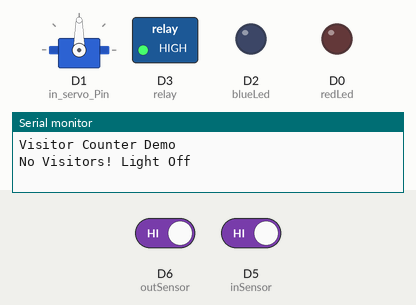
This sketch was run on a simulated ESP8266 (NodeMCU). On the bench: servo, switched loads named in the sketch (green lamp = pin HIGH), output pins drawn as LEDs (lit = HIGH), the last lines printed to the serial monitor. The test bench sets the inputs (shaded band); at power-on: D5 (inSensor) HIGH, D6 (outSensor) HIGH. WiFi joins after 1.5 s; servers stay silent unless stated.

Above: at 9.0 s.
9.1 s: D5 (inSensor) driven LOW
At 11.6 s:
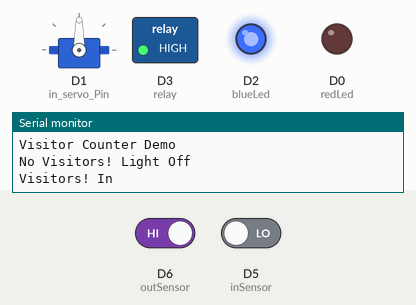
13.7 s: D6 (outSensor) driven LOW
18.1 s: D5 (inSensor) driven HIGH
At 18.9 s:
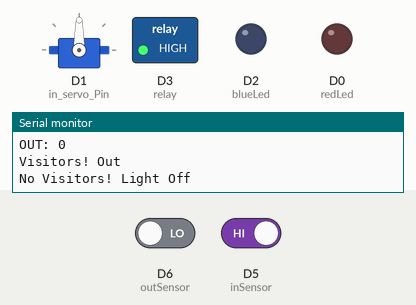
20.1 s: D6 (outSensor) driven HIGH and D5 (inSensor) driven LOW
At 24.8 s:
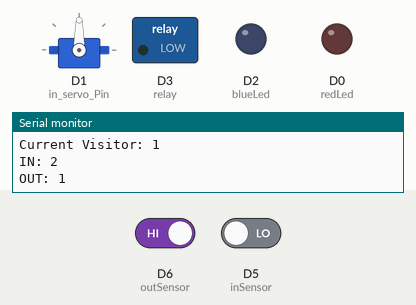
Timing chart, 0 to 67.5 s (numbered marks = the images above; inputs shaded):
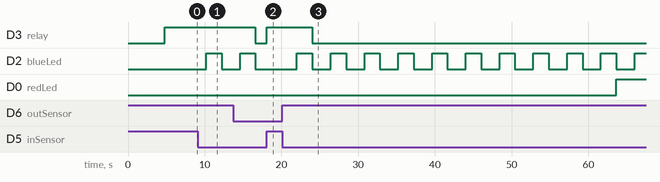

The sketch:

Bi-VisitorCountESP8266_Blynk.ino
```cpp
/* Fill in information from Blynk Device Info here */
#define BLYNK_TEMPLATE_ID "BLYNK_TEMPLATE_ID"
#define BLYNK_TEMPLATE_NAME "BLYNK_TEMPLATE_NAME"
#define BLYNK_AUTH_TOKEN "BLYNK_AUTH_TOKEN"

char ssid[] = "ssid";  // Your WiFi credentials.
char pass[] = "pass";

#define Max_Visitors 10


// #include <Wire.h>
// #include <Adafruit_GFX.h>
// #include <Adafruit_SSD1306.h>
#include <Blynk.h>
#include <ESP8266WiFi.h>
#include <BlynkSimpleEsp8266.h>

// #define SCREEN_WIDTH 128    // OLED display width, in pixels
// #define SCREEN_HEIGHT 64    // OLED display height, in pixels
// #define OLED_RESET -1       // Reset pin # (or -1 if sharing Arduino reset pin)
// Adafruit_SSD1306 display(SCREEN_WIDTH, SCREEN_HEIGHT, &Wire, OLED_RESET);


#define inSensor D5  //D5
#define outSensor D6  //D6

#define redLed D0   //D0
#define blueLed D2  //D2

int inStatus;
int outStatus;

int countin = 0;
int countout = 0;

int in;
int out;
int now;

#define relay 0  //D3
WidgetLED light(V0);

/////////////////////////Servo
#include <Servo.h>
// declaring and defining myservo
Servo in_Servo;
Servo out_Servo;
#define in_servo_Pin D1
// #define out_servo_Pin D2
/////////////////////////Servo

void setup() {
  // delay(1000);
  Serial.begin(115200);
  Blynk.begin(BLYNK_AUTH_TOKEN, ssid, pass);
  delay(1000);  // wait a second
  //display.begin(SSD1306_SWITCHCAPVCC, 0x3C); //initialize with the I2C addr 0x3C (128x64)
  delay(2000);
  pinMode(inSensor, INPUT);
  pinMode(outSensor, INPUT);
  pinMode(relay, OUTPUT);
  digitalWrite(relay, HIGH);
  pinMode(redLed, OUTPUT);
  pinMode(blueLed, OUTPUT);
  // digitalWrite(redLed, HIGH);
  Serial.println("Visitor Counter Demo");
  //display.clearDisplay();
  //display.setTextSize(2);
  //display.setTextColor(WHITE);
  //display.setCursor(20, 20);
  //display.print("Visitor");
  //display.setCursor(20, 40);
  //display.print("Counter");
  //display.display();
  servoSetup();
  Blynk.logEvent("notify", String("Temperature above threshold: "));
  delay(3000);
}

void loop() {
  Blynk.run();  // Initiates Blynk
  inStatus = digitalRead(inSensor);
  outStatus = digitalRead(outSensor);
  if (inStatus == 0) {
    Serial.println("Visitors! In");
    in = countin++;


    Blynk.virtualWrite(V1, in);   // Visitors In
    Blynk.virtualWrite(V2, out);  // Visitors Out
    Blynk.virtualWrite(V3, now);  // Current Visitors

    moveServo(in_Servo, 10, 0, 90);
    digitalWrite(blueLed, HIGH);
    delay(2000);
    digitalWrite(blueLed, LOW);
    moveServo(out_Servo, 10, 90, 0);
  }

  if (outStatus == 0) {
    Serial.println("Visitors! Out");
    out = countout++;
    if (out > in) out = in;
    // moveServo(out_Servo, 20, 0, 90);
  }

  now = in - out;
  if (now >= Max_Visitors) {
    digitalWrite(redLed, HIGH);
    light.on();
  } else {
    light.off();
    digitalWrite(redLed, LOW);
  }
  if (now <= 0) {
    digitalWrite(relay, HIGH);
    // light.off();
    // digitalWrite(D0, HIGH);
    Serial.println("No Visitors! Light Off");
    // Blynk.logEvent("notify", String("Temperature above threshold: "));

    delay(500);
  } else {
    digitalWrite(relay, LOW);
    // light.on();
    // digitalWrite(D0, LOW);
    Serial.print("Current Visitor: ");
    Serial.println(now);
    Serial.print("IN: ");
    Serial.println(in);
    Serial.print("OUT: ");
    Serial.println(out);
    delay(500);
  }


  Blynk.virtualWrite(V1, in);   // Visitors In
  Blynk.virtualWrite(V2, out);  // Visitors Out
  Blynk.virtualWrite(V3, now);  // Current Visitors


  delay(1000);
}
```

servo.ino
```cpp
// including the servo library
// #include <Servo.h>
// // declaring and defining myservo
// Servo in_Servo;
// Servo out_Servo;
// #define in_servo_Pin D1
// #define out_servo_Pin D2


// this variable holds the values that the servo will move
int Position;

void servoSetup() {
  // myservo is connected to PWM pin 9
  in_Servo.attach(in_servo_Pin);
  // in_Servo.attach(out_servo_Pin);
}

void moveServo(Servo myServo, int speed, int fromAngle, int toAngel) {

  if (fromAngle < toAngel) {
    for (int i = fromAngle; i < toAngel; i++) {
      myServo.write(Position);
      delay(speed);
    }

  } else {
    for (int i = fromAngle; i < toAngel; i--) {
      myServo.write(Position);
      delay(speed);
    }
  }
}
```

Measured:
- after the input at 9.1 s, D2 (blueLed): LOW → HIGH after 1.1 s, → LOW 2.0 s later
- after the input at 18.1 s, D3 (relay): LOW → HIGH at once; D2 (blueLed): stays LOW (without the input it goes to HIGH after 0.91 s)
- after the input at 20.1 s, D3 (relay): HIGH → LOW after 3.9 s; D2 (blueLed): alternates HIGH for 2.0 s and LOW for 2.4 s, starting after 1.9 s; D0 (redLed): LOW → HIGH after 43.5 s
